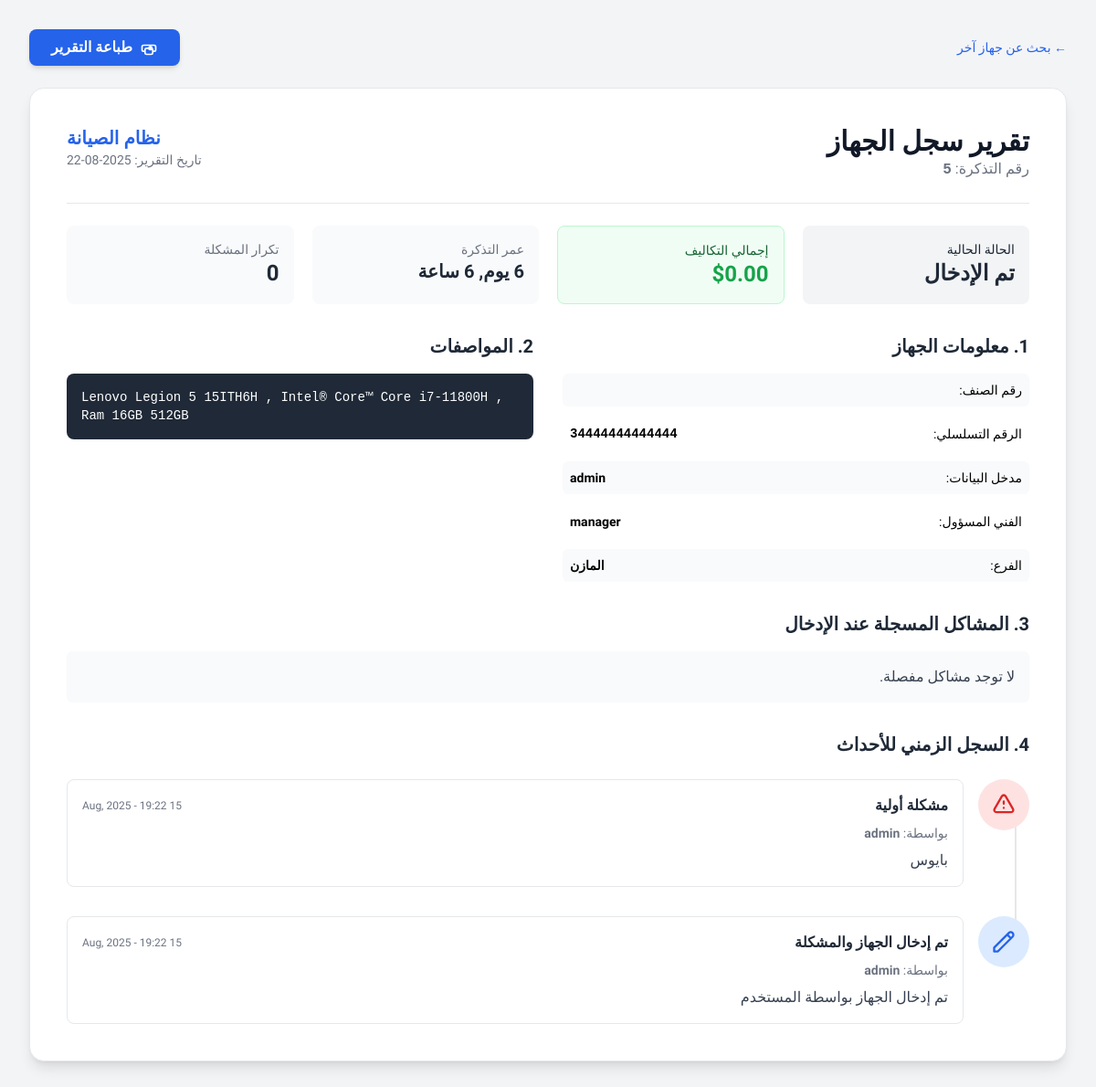
Page /device_report.php?laptop_id=5 (signed in) on the committed database.
### tables this page shows
CREATE TABLE `broken_laptops` (
  `laptop_id` int(11) NOT NULL,
  `category_id` int(11) NOT NULL,
  `device_category_number` varchar(100) DEFAULT NULL,
  `serial_number` varchar(100) NOT NULL,
  `specs` text DEFAULT NULL,
  `with_charger` tinyint(1) DEFAULT 0,
  `problems_count` int(11) DEFAULT 0,
  `branch_name` varchar(100) DEFAULT NULL,
  `problem_details` text DEFAULT NULL,
  `entered_by_user_id` int(11) DEFAULT NULL,
  `assigned_user_id` int(11) DEFAULT NULL,
  `problem_type` varchar(100) DEFAULT NULL,
  `transfer_ref` varchar(100) DEFAULT NULL,
  `status` varchar(50) DEFAULT NULL,
  `repeat_problem_count` int(11) DEFAULT 0
);

CREATE TABLE `users` (
  `user_id` int(11) NOT NULL,
  `username` varchar(100) NOT NULL,
  `password` varchar(100) NOT NULL,
  `permissions` varchar(100) NOT NULL
);

### device_report.php (the view, shortened to what this page needs)
<?php
require 'db.php';
$laptop_id = $_GET['laptop_id'] ?? 0;
$stmt = $pdo->prepare("
    SELECT
        b.*,
        u_assigned.username as assigned_to,
        u_entered.username as entered_by
    FROM broken_laptops b
    LEFT JOIN users u_assigned ON b.assigned_user_id = u_assigned.user_id
    LEFT JOIN users u_entered ON b.entered_by_user_id = u_entered.user_id
    WHERE b.laptop_id = ?
");
$stmt->execute([$laptop_id]);
$laptop = $stmt->fetch(PDO::FETCH_ASSOC);
$timeline_query = $pdo->prepare("
    (SELECT 'operation' as type, o.operation_date as date, u.username, o.repair_result as title, o.details, o.image_path, o.operation_id FROM operations o JOIN users u ON o.user_id = u.user_id WHERE o.laptop_id = ?)
    UNION ALL
    (SELECT 'complaint' as type, c.complaint_date as date, u.username, c.problem_title as title, c.problem_details as details, c.image_path, NULL as operation_id FROM complaints c JOIN users u ON c.user_id = u.user_id WHERE c.laptop_id = ?)
    UNION ALL
    (SELECT 'lock' as type, l.lock_date as date, u.username, CONCAT('إغلاق تذكرة: ', l.lock_type) as title, l.more_description as details, NULL as image_path, NULL as operation_id FROM locks l JOIN users u ON l.user_id = u.user_id WHERE l.laptop_id = ?)
    UNION ALL
    (SELECT 'discussion' as type, d.created_at as date, u.username, 'رسالة في الدردشة' as title, d.message as details, d.image_path, NULL as operation_id FROM laptop_discussions d JOIN users u ON d.user_id = u.user_id WHERE d.laptop_id = ?)
    ORDER BY date ASC
");
$timeline_query->execute([$laptop_id, $laptop_id, $laptop_id, $laptop_id]);
$timeline_events = $timeline_query->fetchAll(PDO::FETCH_ASSOC);
$first_event_date = !empty($timeline_events) ? new DateTime($timeline_events[0]['date']) : new DateTime($laptop['creation_date']);
$last_event_date = new DateTime();
$duration_interval = $first_event_date->diff($last_event_date);
$duration_string = $duration_interval->format('%a يوم, %h ساعة');
$costs_query = $pdo->prepare("SELECT operation_id, work_order_ref, total_cost, cost_items FROM repair_costs WHERE laptop_id = ?");
$costs_query->execute([$laptop_id]);
$costs_data = $costs_query->fetchAll(PDO::FETCH_GROUP | PDO::FETCH_ASSOC);
$total_repair_cost = array_sum(array_map(fn($cost) => $cost[0]['total_cost'], $costs_data));
$initial_problems = [];
function getStatusDetails($status) {
    $status_map = [
        'entered' => ['name' => 'تم الإدخال', 'color' => 'gray', 'bg' => 'bg-gray-100', 'text' => 'text-gray-800'],
        'assigned' => ['name' => 'مُعيّن', 'color' => 'blue', 'bg' => 'bg-blue-100', 'text' => 'text-blue-800'],
        'في انتظار قطع' => ['name' => 'في انتظار قطع', 'color' => 'yellow', 'bg' => 'bg-yellow-100', 'text' => 'text-yellow-800'],
        'جاهز للبيع' => ['name' => 'جاهز للبيع', 'color' => 'green', 'bg' => 'bg-green-100', 'text' => 'text-green-800'],
        'لم يتم الإصلاح' => ['name' => 'لم يتم الإصلاح', 'color' => 'red', 'bg' => 'bg-red-100', 'text' => 'text-red-800'],
    ];
    return $status_map[$status] ?? ['name' => ucfirst($status), 'color' => 'gray', 'bg' => 'bg-gray-100', 'text' => 'text-gray-800'];
}
$status_details = getStatusDetails($laptop['status']);
?>
<!DOCTYPE html>
<html lang="ar" dir="rtl">
<head>
    <script src="https://cdn.tailwindcss.com"></script>
</head>
<body class="p-4 sm:p-6 lg:p-8">
<div class="report-container" x-data="{ isImageViewerOpen: false, imageViewerSrc: '' }">
    <div class="no-print mb-6 flex justify-between items-center">
        <a href="device_lookup.php" class="text-sm text-blue-600 hover:underline">&larr; بحث عن جهاز آخر</a>
        <button @click="window.print()" class="px-6 py-2 bg-blue-600 text-white font-semibold rounded-lg shadow-md hover:bg-blue-700 flex items-center gap-2">
            <span>طباعة التقرير</span>
        </button>
    </div>
    <div class="bg-white p-8 sm:p-10 rounded-2xl shadow-lg border border-gray-200">
        <header class="flex justify-between items-start pb-6 border-b mb-6">
            <div>
                <h1 class="text-3xl font-bold text-gray-900">تقرير سجل الجهاز</h1>
                <p class="text-gray-500">رقم التذكرة: <span class="font-mono font-semibold"><?= htmlspecialchars($laptop['laptop_id']) ?></span></p>
            </div>
            <div class="text-left">
                <h2 class="text-xl font-bold text-blue-600">نظام الصيانة</h2>
                <p class="text-sm text-gray-500">تاريخ التقرير: <?= date('Y-m-d') ?></p>
            </div>
        </header>
        <section class="mb-8">
            <div class="grid grid-cols-1 md:grid-cols-2 lg:grid-cols-4 gap-5">
                <div class="p-4 rounded-lg print-bg-color <?= $status_details['bg'] ?>">
                    <p class="text-sm <?= $status_details['text'] ?>">الحالة الحالية</p>
                    <p class="font-bold text-2xl <?= $status_details['text'] ?>"><?= htmlspecialchars($status_details['name']) ?></p>
                </div>
                <div class="bg-green-50 p-4 rounded-lg border border-green-200 print-bg-color" style="--print-bg-color: #F0FDF4;">
                    <p class="text-sm text-green-800">إجمالي التكاليف</p>
                    <p class="font-bold text-2xl text-green-600">$<?= number_format($total_repair_cost, 2) ?></p>
                </div>
                <div class="bg-gray-50 p-4 rounded-lg print-bg-color" style="--print-bg-color: #F9FAFB;">
                    <p class="text-sm text-gray-500">عمر التذكرة</p>
                    <p class="font-bold text-xl text-gray-800"><?= $duration_string ?></p>
                </div>
                <div class="bg-gray-50 p-4 rounded-lg print-bg-color" style="--print-bg-color: #F9FAFB;">
                    <p class="text-sm text-gray-500">تكرار المشكلة</p>
                    <p class="font-bold text-2xl text-gray-800"><?= htmlspecialchars($laptop['repeat_problem_count'] ?? 0) ?></p>
                </div>
            </div>
        </section>
        <section class="mb-8 grid grid-cols-1 lg:grid-cols-2 gap-8">
            <div>
                <h3 class="text-xl font-bold mb-4 text-gray-800">1. معلومات الجهاز</h3>
                <div class="space-y-3 text-sm">
                    <div class="flex justify-between p-2 bg-gray-50 rounded-md"><span>رقم الصنف:</span><strong class="font-mono"><?= htmlspecialchars($laptop['item_number']) ?></strong></div>
                    <div class="flex justify-between p-2"><span>الرقم التسلسلي:</span><strong class="font-mono"><?= htmlspecialchars($laptop['serial_number'] ?: 'N/A') ?></strong></div>
                    <div class="flex justify-between p-2 bg-gray-50 rounded-md"><span>مدخل البيانات:</span><strong><?= htmlspecialchars($laptop['entered_by']) ?></strong></div>
                    <div class="flex justify-between p-2"><span>الفني المسؤول:</span><strong><?= htmlspecialchars($laptop['assigned_to'] ?: 'لم يعين') ?></strong></div>
                    <div class="flex justify-between p-2 bg-gray-50 rounded-md"><span>الفرع:</span><strong><?= htmlspecialchars($laptop['branch_name'] ?: 'غير محدد') ?></strong></div>
                </div>
            </div>
            <div>
                <h3 class="text-xl font-bold mb-4 text-gray-800">2. المواصفات</h3>
                <div class="space-y-3 text-sm bg-gray-800 text-white p-4 rounded-lg font-mono" dir="ltr">
                    <p><?= nl2br(htmlspecialchars($laptop['specs'] ?: 'غير محدد')) ?></p>
                </div>
            </div>
        </section>
        <section class="mb-8">
            <h3 class="text-xl font-bold mb-4 text-gray-800">3. المشاكل المسجلة عند الإدخال</h3>
            <div class="prose prose-sm max-w-none text-gray-700 bg-gray-50 p-4 rounded-md">
                <ul>
                    <?php if (empty($initial_problems)): ?>
                        <li>لا توجد مشاكل مفصلة.</li>
                    <?php else: ?>
                        <?php foreach ($initial_problems as $problem): ?>
                            <li><strong><?= htmlspecialchars($problem['title']) ?>:</strong> <?= htmlspecialchars($problem['details'] ?: 'لا توجد تفاصيل') ?></li>
                        <?php endforeach; ?>
                    <?php endif; ?>
                </ul>
            </div>
        </section>
        <section>
            <h3 class="text-xl font-bold mb-6 text-gray-800">4. السجل الزمني للأحداث</h3>
            <div class="space-y-8">
                <?php foreach(array_reverse($timeline_events) as $event):
                    $event_styles = [
                        'operation'  => ['icon' => '<path stroke-linecap="round" stroke-linejoin="round" stroke-width="2" d="M15.232 5.232l3.536 3.536m-2.036-5.036a2.5 2.5 0 113.536 3.536L6.5 21.036H3v-3.572L16.732 3.732z" />', 'bg' => 'bg-blue-100', 'iconColor' => 'text-blue-600'],
                        'complaint'  => ['icon' => '<path stroke-linecap="round" stroke-linejoin="round" stroke-width="2" d="M12 9v2m0 4h.01m-6.938 4h13.856c1.54 0 2.502-1.667 1.732-3L13.732 4c-.77-1.333-2.694-1.333-3.464 0L3.34 16c-.77 1.333.192 3 1.732 3z" />', 'bg' => 'bg-red-100', 'iconColor' => 'text-red-600'],
                        'lock'       => ['icon' => '<path stroke-linecap="round" stroke-linejoin="round" stroke-width="2" d="M12 15v2m-6 4h12a2 2 0 002-2v-6a2 2 0 00-2-2H6a2 2 0 00-2 2v6a2 2 0 002 2zm10-10V7a4 4 0 00-8 0v4h8z" />', 'bg' => 'bg-green-100', 'iconColor' => 'text-green-600'],
                        'discussion' => ['icon' => '<path stroke-linecap="round" stroke-linejoin="round" stroke-width="2" d="M8 12h.01M12 12h.01M16 12h.01M21 12c0 4.418-4.03 8-9 8a9.863 9.863 0 01-4.255-.949L3 20l1.395-3.72C3.512 15.042 3 13.574 3 12c0-4.418 4.03-8 9-8s9 3.582 9 8z" />', 'bg' => 'bg-gray-100', 'iconColor' => 'text-gray-600']
                    ];
                    $style = $event_styles[$event['type']] ?? $event_styles['discussion'];
                ?>
                <div class="flex gap-4 relative timeline-item">
                    <div class="flex-shrink-0 w-14 h-14 rounded-full flex items-center justify-center z-10 <?= $style['bg'] ?> print-bg-color" style="--print-bg-color: <?= str_replace(['bg-', '-100'], ['#', ''], $style['bg']) ?>;">
                        <svg class="w-7 h-7 <?= $style['iconColor'] ?>" fill="none" stroke="currentColor" viewBox="0 0 24 24"><?= $style['icon'] ?></svg>
                    </div>
                    <div class="flex-1">
                        <div class="bg-white p-4 rounded-lg border">
                            <div class="flex justify-between items-center mb-2">
                                <p class="font-bold text-gray-800"><?= htmlspecialchars($event['title']) ?></p>
                                <span class="text-xs text-gray-500"><?= date("d M, Y - H:i", strtotime($event['date'])) ?></span>
                            </div>
                            <p class="text-sm text-gray-500 mb-2">بواسطة: <span class="font-semibold"><?= htmlspecialchars($event['username']) ?></span></p>
                            <div class="prose prose-sm max-w-none text-gray-700"><?= $event['details'] ?></div>
                        </div>
                    </div>
                </div>
                <?php endforeach; ?>
            </div>
        </section>
    </div>
</div>
</body>
</html>

### device_report.php (style rules this page uses)
body { font-family: 'Cairo', sans-serif; background-color: #F3F4F6; }
.report-container { max-width: 1200px; margin: auto; }
.timeline-item:not(:last-child)::before { content: ''; position: absolute; top: 1.5rem; right: 0.875rem; width: 2px; height: calc(100% + 2rem); background-color: #E5E7EB; }
.prose ul > li::before { background-color: #6B7280; }

### rows in the picture
broken_laptops: laptop_id "5", status "تم الإدخال", repeat_problem_count "0", serial_number "34444444444444", entered_by_user.username "admin", assigned_user.username "manager", branch_name "المازن", specs "Lenovo Legion 5 15ITH6H , Intel® Core™ Core i7-11800H , Ram 16GB 512GB"

### other values in the picture
$total_repair_cost "0.00"
$duration_string "6 يوم, 6 ساعة"
$event['title'] "مشكلة أولية"
date("d M, Y - H:i", strtotime($event['date'])) "15 Aug, 2025 - 19:22"
$event['username'] "admin"
$event['details'] "بايوس"
$event['title'] "تم إدخال الجهاز والمشكلة"
$event['details'] "تم إدخال الجهاز بواسطة المستخدم"
